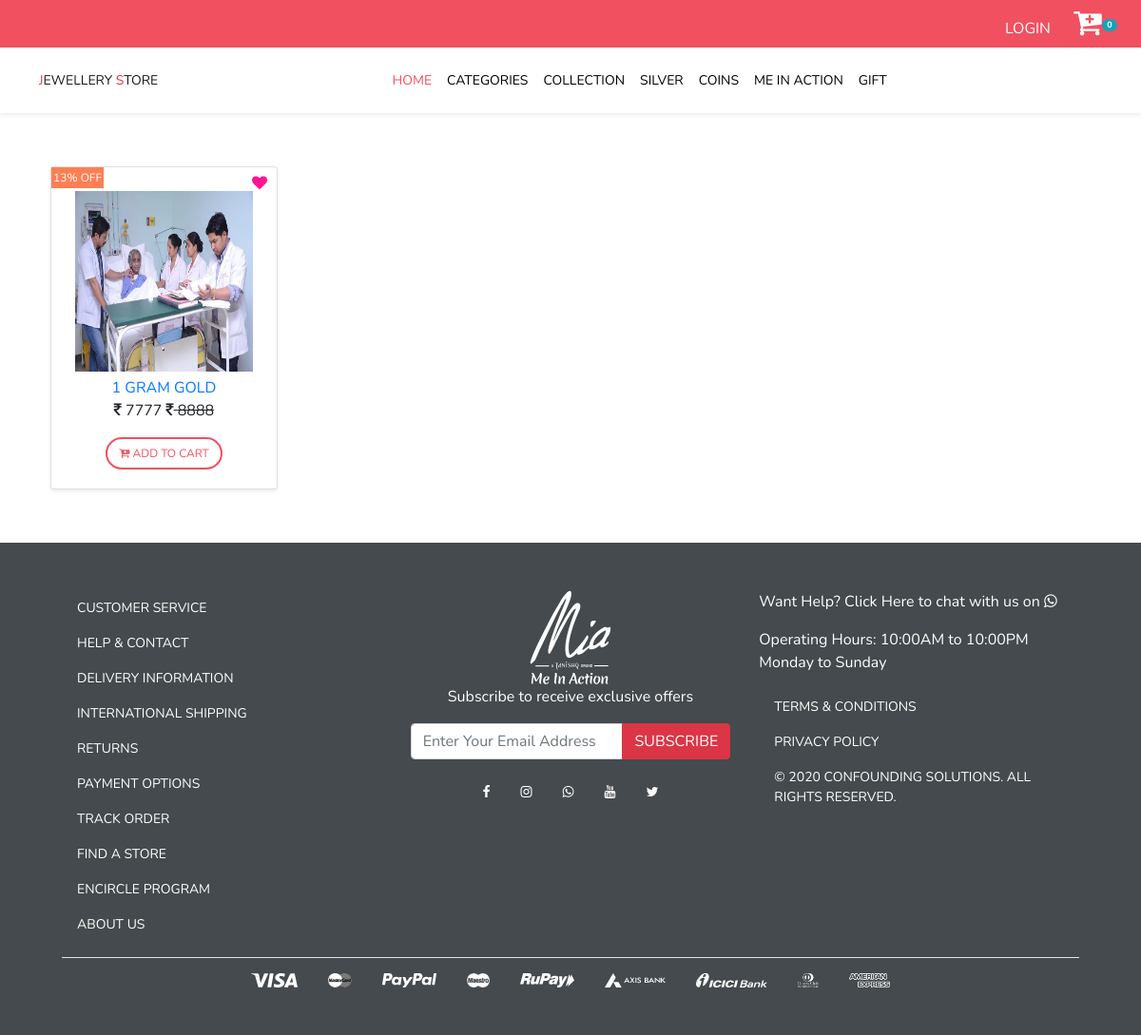
Screenshot of /user/coins/3 with the database file from the repository.
### tables this page shows
CREATE TABLE `coins` (
  `p_id` int(11) NOT NULL,
  `cat_id` varchar(55) NOT NULL,
  `p_name` varchar(255) NOT NULL,
  `p_qty` varchar(11) NOT NULL,
  `p_unit` varchar(55) NOT NULL,
  `p_img1` varchar(255) NOT NULL,
  `p_img2` varchar(255) NOT NULL,
  `p_img3` varchar(255) NOT NULL,
  `p_img4` varchar(255) NOT NULL,
  `p_description` text NOT NULL,
  `m_price` varchar(55) NOT NULL,
  `d_price` varchar(55) NOT NULL,
  `offer` varchar(55) NOT NULL,
  `availability` varchar(11) NOT NULL,
  `status` varchar(55) NOT NULL,
  `date` datetime NOT NULL DEFAULT CURRENT_TIMESTAMP
);

### application/controllers/User.php (called while the page is built, shortened)
<?php
class User extends CI_Controller {
	public function __construct()
	{
		$this->load->model('User_model','model');
		$this->load->library('cart');
	}
	public function coins($p_id)
	{
		$data['category']=$this->model->category();
		$data['collection']=$this->model->collection();
		$data['gift']=$this->model->gift();
		$data['coins']=$this->model->getCoin();
		$data['silver']=$this->model->silver();
		$data['coin']=$this->model->getCoinByID($p_id);
		$this->load->view('user/header',$data);
		$this->load->view('user/coins',$data);
		$this->load->view('user/footer');
	}
}

### index.php (called while the page is built, shortened)
<?php
require_once BASEPATH.'core/CodeIgniter.php';

### application/models/User_model.php (called while the page is built, shortened)
<?php
class User_model extends CI_model
{
	public function getCoinByID($p_id)
	{
		return $this->db->get_where('coins',array('p_id'=>$p_id))->result();
	}
}
?>

### application/views/user/coins.php (the view, shortened to what this page needs)
<div class="container">
	<div class="row py-5">
		<?php if(count($coin) >0){ ?>
			<?php foreach ($coin as $key): ?>
		<div class="col-md-3 col-sm-6 col-6">
			<div class="card shadow-sm m-2">
				<div class="card-body text-center">
					<img src="<?php echo base_url().$key->p_img1;?>" alt="" class="img-fluid" style="height:200px;padding: 5px;">
					<a href="<?php echo base_url('user/single_coin/'.$key->p_id);?>"><?php echo $key->p_name; ?></a>
					<p><i class="fa fa-inr"></i> <?php echo $key->d_price; ?> <del><i class="fa fa-inr"></i> <?php echo $key->m_price; ?></del>	</p>
					<form action=""  class="form-submit" method="post">
                     <button  class="addToCartCoin btn btn-cart text-uppercase" <?php if($key->status==0){echo 'disabled';} ?>><i class="fa fa-cart-plus" aria-hidden="true"></i> Add to Cart</button>
                     </form>
				<div class="discount"><?php echo $key->offer; ?>% OFF</div>
				<div class="heart"><i class="fa fa-heart"></i></div>
				</div>
			</div>
		</div>
		<?php endforeach ?>
	<?php } else {?>
			<div class="col-md-12 p-5 text-center"><h3>Product not found.</h3></div>
	<?php } ?>
	</div>
</div>

### application/views/user/header.php (style rules this page uses)
* { font-family: 'Nunito', sans-serif; }
a { text-decoration: none!important;padding: 10px;text-transform: uppercase; }
.discount { position: absolute; top:0; left: 0; background: #fd7f53; padding: 2px; color:white; font-size: 12px; }
.heart { position: absolute; top:0; right: 5px; padding: 5px; color:deeppink; }
.btn-cart { font-size: 12px; border-radius: 50px; border:2px solid #f15060; color: #f15060; }

### rows the page displays
coins: p_img1 (picture), p_name "1 GRAM GOLD", d_price "7777", m_price "8888", offer "13"

### other values shown
$this->cart->total_items() "0"
